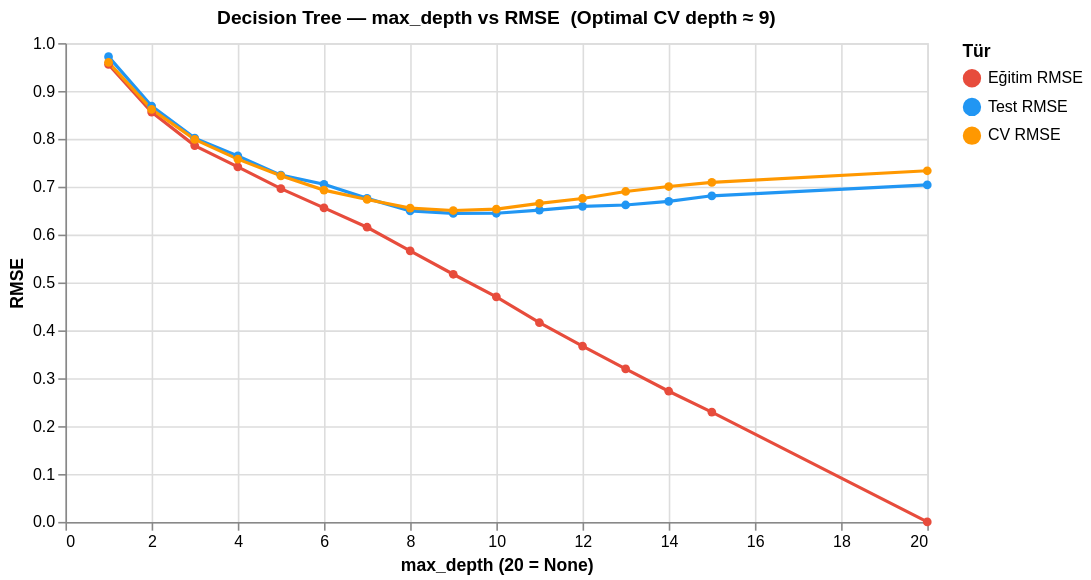

Write notebook code for a chart like this one.
### Markdown cell above
---
## 7. 📉 max_depth Analizi

### Code cell
# ─── max_depth vs RMSE — Altair ───────────────────────────────────────────────

kf5 = KFold(n_splits=5, shuffle=True, random_state=RANDOM_STATE)
depth_range  = list(range(1, 16)) + [None]
depth_labels = list(range(1, 16)) + [20]   # None için 20 kullan

depth_rows = []

for d, dlbl in zip(depth_range, depth_labels):
    dt_d = DecisionTreeRegressor(max_depth=d, random_state=RANDOM_STATE)
    dt_d.fit(X_tr, y_tr)
    cv_s = cross_val_score(
        dt_d, X_tr, y_tr, cv=kf5,
        scoring='neg_root_mean_squared_error'
    )
    depth_rows.append({
        'depth': dlbl,
        'Eğitim RMSE': np.sqrt(mean_squared_error(y_tr, dt_d.predict(X_tr))),
        'Test RMSE'  : np.sqrt(mean_squared_error(y_te, dt_d.predict(X_te))),
        'CV RMSE'    : -cv_s.mean()
    })

df_depth = pd.DataFrame(depth_rows)
df_long  = df_depth.melt('depth', var_name='Tür', value_name='RMSE')

best_d = df_depth.loc[df_depth['CV RMSE'].idxmin(), 'depth']

chart_depth = alt.Chart(df_long).mark_line(point=True).encode(
    x=alt.X('depth:Q', title='max_depth (20 = None)'),
    y=alt.Y('RMSE:Q', title='RMSE'),
    color=alt.Color('Tür:N',
        scale=alt.Scale(
            domain=['Eğitim RMSE','Test RMSE','CV RMSE'],
            range=['#E74C3C','#2196F3','#FF9800']
        )
    ),
    tooltip=['depth:Q', alt.Tooltip('RMSE:Q', format='.4f'), 'Tür:N']
).properties(
    width=540, height=300,
    title=f'Decision Tree — max_depth vs RMSE  (Optimal CV depth ≈ {best_d})'
)

chart_depth.configure_title(fontSize=12).show()
print(f'Optimal CV max_depth: {best_d}')

### Figure 1 — Vega-Lite specification as saved in the notebook (floating-point values rounded to 4 significant figures)
{"config": {"view": {"continuousWidth": 300, "continuousHeight": 300}, "title": {"fontSize": 12}}, "data": {"name": "data-f5a7edf35b3b796df217f0553ab57a39"}, "mark": {"type": "line", "point": true}, "encoding": {"color": {"field": "Tür", "scale": {"domain": ["Eğitim RMSE", "Test RMSE", "CV RMSE"], "range": ["#E74C3C", "#2196F3", "#FF9800"]}, "type": "nominal"}, "tooltip": [{"field": "depth", "type": "quantitative"}, {"field": "RMSE", "format": ".4f", "type": "quantitative"}, {"field": "Tür", "type": "nominal"}], "x": {"field": "depth", "title": "max_depth (20 = None)", "type": "quantitative"}, "y": {"field": "RMSE", "title": "RMSE", "type": "quantitative"}}, "height": 300, "title": "Decision Tree — max_depth vs RMSE  (Optimal CV depth ≈ 9)", "width": 540, "$schema": "https://vega.github.io/schema/vega-lite/v5.20.1.json", "datasets": {"data-f5a7edf35b3b796df217f0553ab57a39": [{"depth": 1, "Tür": "Eğitim RMSE", "RMSE": 0.9555}, {"depth": 2, "Tür": "Eğitim RMSE", "RMSE": 0.8559}, {"depth": 3, "Tür": "Eğitim RMSE", "RMSE": 0.786}, {"depth": 4, "Tür": "Eğitim RMSE", "RMSE": 0.7415}, {"depth": 5, "Tür": "Eğitim RMSE", "RMSE": 0.6959}, {"depth": 6, "Tür": "Eğitim RMSE", "RMSE": 0.6558}, {"depth": 7, "Tür": "Eğitim RMSE", "RMSE": 0.6154}, {"depth": 8, "Tür": "Eğitim RMSE", "RMSE": 0.5662}, {"depth": 9, "Tür": "Eğitim RMSE", "RMSE": 0.5172}, {"depth": 10, "Tür": "Eğitim RMSE", "RMSE": 0.47}, {"depth": 11, "Tür": "Eğitim RMSE", "RMSE": 0.4159}, {"depth": 12, "Tür": "Eğitim RMSE", "RMSE": 0.3672}, {"depth": 13, "Tür": "Eğitim RMSE", "RMSE": 0.3196}, {"depth": 14, "Tür": "Eğitim RMSE", "RMSE": 0.2729}, {"depth": 15, "Tür": "Eğitim RMSE", "RMSE": 0.2293}, {"depth": 20, "Tür": "Eğitim RMSE", "RMSE": 3.218e-16}, {"depth": 1, "Tür": "Test RMSE", "RMSE": 0.9717}, {"depth": 2, "Tür": "Test RMSE", "RMSE": 0.8685}, {"depth": 3, "Tür": "Test RMSE", "RMSE": 0.8015}, {"depth": 4, "Tür": "Test RMSE", "RMSE": 0.7645}, {"depth": 5, "Tür": "Test RMSE", "RMSE": 0.7242}, {"depth": 6, "Tür": "Test RMSE", "RMSE": 0.7052}, {"depth": 7, "Tür": "Test RMSE", "RMSE": 0.6757}, {"depth": 8, "Tür": "Test RMSE", "RMSE": 0.6497}, {"depth": 9, "Tür": "Test RMSE", "RMSE": 0.6443}, {"depth": 10, "Tür": "Test RMSE", "RMSE": 0.6446}, {"depth": 11, "Tür": "Test RMSE", "RMSE": 0.6513}, {"depth": 12, "Tür": "Test RMSE", "RMSE": 0.6591}, {"depth": 13, "Tür": "Test RMSE", "RMSE": 0.6619}, {"depth": 14, "Tür": "Test RMSE", "RMSE": 0.6695}, {"depth": 15, "Tür": "Test RMSE", "RMSE": 0.6811}, {"depth": 20, "Tür": "Test RMSE", "RMSE": 0.7037}, {"depth": 1, "Tür": "CV RMSE", "RMSE": 0.9598}, {"depth": 2, "Tür": "CV RMSE", "RMSE": 0.8616}, {"depth": 3, "Tür": "CV RMSE", "RMSE": 0.7989}, {"depth": 4, "Tür": "CV RMSE", "RMSE": 0.7577}, {"depth": 5, "Tür": "CV RMSE", "RMSE": 0.7228}, {"depth": 6, "Tür": "CV RMSE", "RMSE": 0.6929}, {"depth": 7, "Tür": "CV RMSE", "RMSE": 0.6734}, {"depth": 8, "Tür": "CV RMSE", "RMSE": 0.6555}, {"depth": 9, "Tür": "CV RMSE", "RMSE": 0.6503}, {"depth": 10, "Tür": "CV RMSE", "RMSE": 0.6533}, {"depth": 11, "Tür": "CV RMSE", "RMSE": 0.6654}, {"depth": 12, "Tür": "CV RMSE", "RMSE": 0.6754}, {"depth": 13, "Tür": "CV RMSE", "RMSE": 0.6901}, {"depth": 14, "Tür": "CV RMSE", "RMSE": 0.7004}, {"depth": 15, "Tür": "CV RMSE", "RMSE": 0.709}, {"depth": 20, "Tür": "CV RMSE", "RMSE": 0.7333}]}}
